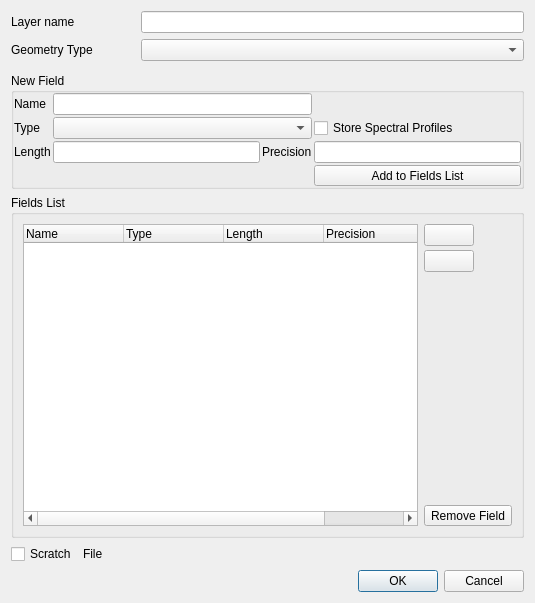
<?xml version="1.0" encoding="UTF-8"?>
<ui version="4.0">
 <class>Dialog</class>
 <widget class="QDialog" name="Dialog">
  <property name="geometry">
   <rect>
    <x>0</x>
    <y>0</y>
    <width>535</width>
    <height>603</height>
   </rect>
  </property>
  <property name="windowTitle">
   <string>Create Spectral Library</string>
  </property>
  <layout class="QGridLayout" name="gridLayout">
   <item row="0" column="1" colspan="3">
    <widget class="QLineEdit" name="lineEdit"/>
   </item>
   <item row="3" column="0" colspan="4">
    <widget class="QGroupBox" name="gbNewField">
     <property name="sizePolicy">
      <sizepolicy hsizetype="Preferred" vsizetype="Preferred">
       <horstretch>0</horstretch>
       <verstretch>0</verstretch>
      </sizepolicy>
     </property>
     <property name="title">
      <string>New Field</string>
     </property>
     <layout class="QGridLayout" name="gridLayout_2">
      <property name="leftMargin">
       <number>0</number>
      </property>
      <property name="topMargin">
       <number>0</number>
      </property>
      <property name="rightMargin">
       <number>0</number>
      </property>
      <property name="bottomMargin">
       <number>0</number>
      </property>
      <property name="spacing">
       <number>2</number>
      </property>
      <item row="0" column="0">
       <widget class="QLabel" name="label_4">
        <property name="text">
         <string>Name</string>
        </property>
       </widget>
      </item>
      <item row="0" column="2" colspan="2">
       <widget class="QLineEdit" name="lineEdit_2"/>
      </item>
      <item row="2" column="2">
       <widget class="QLineEdit" name="lineEdit_4"/>
      </item>
      <item row="1" column="0">
       <widget class="QLabel" name="label_5">
        <property name="text">
         <string>Type</string>
        </property>
       </widget>
      </item>
      <item row="2" column="4">
       <widget class="QLineEdit" name="lineEdit_5"/>
      </item>
      <item row="2" column="0" colspan="2">
       <widget class="QLabel" name="label_6">
        <property name="text">
         <string>Length</string>
        </property>
       </widget>
      </item>
      <item row="2" column="3">
       <widget class="QLabel" name="label_7">
        <property name="text">
         <string>Precision</string>
        </property>
       </widget>
      </item>
      <item row="3" column="4">
       <widget class="QToolButton" name="mAddAttributeButton">
        <property name="sizePolicy">
         <sizepolicy hsizetype="Preferred" vsizetype="Fixed">
          <horstretch>0</horstretch>
          <verstretch>0</verstretch>
         </sizepolicy>
        </property>
        <property name="toolTip">
         <string>Add field to list</string>
        </property>
        <property name="layoutDirection">
         <enum>Qt::LeftToRight</enum>
        </property>
        <property name="text">
         <string>Add to Fields List</string>
        </property>
        <property name="icon">
         <iconset resource="../../../../QGIS/images/images.qrc">
          <normaloff>:/images/themes/default/mActionNewAttribute.svg</normaloff>:/images/themes/default/mActionNewAttribute.svg</iconset>
        </property>
        <property name="toolButtonStyle">
         <enum>Qt::ToolButtonIconOnly</enum>
        </property>
       </widget>
      </item>
      <item row="1" column="2" colspan="2">
       <widget class="QComboBox" name="mTypeBox"/>
      </item>
      <item row="1" column="4">
       <widget class="QCheckBox" name="checkBox">
        <property name="text">
         <string>Store Spectral Profiles</string>
        </property>
       </widget>
      </item>
     </layout>
    </widget>
   </item>
   <item row="0" column="0">
    <widget class="QLabel" name="label_2">
     <property name="text">
      <string>Layer name</string>
     </property>
    </widget>
   </item>
   <item row="7" column="0" colspan="4">
    <layout class="QHBoxLayout" name="horizontalLayout_2">
     <property name="topMargin">
      <number>0</number>
     </property>
     <item>
      <widget class="QCheckBox" name="checkBox_2">
       <property name="text">
        <string>Scratch</string>
       </property>
      </widget>
     </item>
     <item>
      <widget class="QLabel" name="label">
       <property name="text">
        <string>File</string>
       </property>
      </widget>
     </item>
     <item>
      <widget class="QgsFileWidget" name="mQgsFileWidget">
       <property name="sizePolicy">
        <sizepolicy hsizetype="Preferred" vsizetype="Preferred">
         <horstretch>1</horstretch>
         <verstretch>0</verstretch>
        </sizepolicy>
       </property>
       <property name="dialogTitle">
        <string>Create Spectral Library</string>
       </property>
       <property name="storageMode">
        <enum>QgsFileWidget::SaveFile</enum>
       </property>
      </widget>
     </item>
    </layout>
   </item>
   <item row="8" column="0" colspan="4">
    <widget class="QDialogButtonBox" name="buttonBox">
     <property name="orientation">
      <enum>Qt::Horizontal</enum>
     </property>
     <property name="standardButtons">
      <set>QDialogButtonBox::Cancel|QDialogButtonBox::Ok</set>
     </property>
    </widget>
   </item>
   <item row="2" column="1" colspan="3">
    <widget class="QgsProjectionSelectionWidget" name="mQgsProjectionSelectionWidget"/>
   </item>
   <item row="4" column="0" colspan="4">
    <widget class="QGroupBox" name="gbFieldsList">
     <property name="sizePolicy">
      <sizepolicy hsizetype="Preferred" vsizetype="Preferred">
       <horstretch>0</horstretch>
       <verstretch>1</verstretch>
      </sizepolicy>
     </property>
     <property name="title">
      <string>Fields List</string>
     </property>
     <layout class="QHBoxLayout" name="horizontalLayout">
      <item>
       <widget class="QTreeWidget" name="mFieldView">
        <property name="sizePolicy">
         <sizepolicy hsizetype="Expanding" vsizetype="Expanding">
          <horstretch>0</horstretch>
          <verstretch>0</verstretch>
         </sizepolicy>
        </property>
        <property name="dragDropMode">
         <enum>QAbstractItemView::NoDragDrop</enum>
        </property>
        <property name="alternatingRowColors">
         <bool>true</bool>
        </property>
        <property name="rootIsDecorated">
         <bool>false</bool>
        </property>
        <property name="columnCount">
         <number>5</number>
        </property>
        <column>
         <property name="text">
          <string>Name</string>
         </property>
        </column>
        <column>
         <property name="text">
          <string>Type</string>
         </property>
        </column>
        <column>
         <property name="text">
          <string>Length</string>
         </property>
        </column>
        <column>
         <property name="text">
          <string>Precision</string>
         </property>
        </column>
        <column>
         <property name="text">
          <string>Profiles</string>
         </property>
        </column>
       </widget>
      </item>
      <item>
       <layout class="QVBoxLayout" name="layourFieldEditing" stretch="0,0,1,0">
        <property name="spacing">
         <number>4</number>
        </property>
        <item>
         <widget class="QPushButton" name="btnUp">
          <property name="maximumSize">
           <size>
            <width>50</width>
            <height>16777215</height>
           </size>
          </property>
          <property name="toolTip">
           <string>Move up</string>
          </property>
          <property name="icon">
           <iconset resource="../../../../QGIS/images/images.qrc">
            <normaloff>:/images/themes/default/mActionArrowUp.svg</normaloff>:/images/themes/default/mActionArrowUp.svg</iconset>
          </property>
         </widget>
        </item>
        <item>
         <widget class="QPushButton" name="btnDown">
          <property name="maximumSize">
           <size>
            <width>50</width>
            <height>16777215</height>
           </size>
          </property>
          <property name="toolTip">
           <string>Move down</string>
          </property>
          <property name="icon">
           <iconset resource="../../../../QGIS/images/images.qrc">
            <normaloff>:/images/themes/default/mActionArrowDown.svg</normaloff>:/images/themes/default/mActionArrowDown.svg</iconset>
          </property>
         </widget>
        </item>
        <item>
         <spacer name="verticalSpacer_2">
          <property name="orientation">
           <enum>Qt::Vertical</enum>
          </property>
          <property name="sizeHint" stdset="0">
           <size>
            <width>0</width>
            <height>0</height>
           </size>
          </property>
         </spacer>
        </item>
        <item>
         <widget class="QToolButton" name="btnRemoveFields">
          <property name="sizePolicy">
           <sizepolicy hsizetype="Preferred" vsizetype="Fixed">
            <horstretch>0</horstretch>
            <verstretch>0</verstretch>
           </sizepolicy>
          </property>
          <property name="toolTip">
           <string>Delete selected field</string>
          </property>
          <property name="text">
           <string>Remove Field</string>
          </property>
          <property name="icon">
           <iconset resource="../../../../QGIS/images/images.qrc">
            <normaloff>:/images/themes/default/mActionDeleteAttribute.svg</normaloff>:/images/themes/default/mActionDeleteAttribute.svg</iconset>
          </property>
          <property name="toolButtonStyle">
           <enum>Qt::ToolButtonIconOnly</enum>
          </property>
         </widget>
        </item>
       </layout>
      </item>
     </layout>
    </widget>
   </item>
   <item row="1" column="0">
    <widget class="QLabel" name="label_3">
     <property name="text">
      <string>Geometry Type</string>
     </property>
    </widget>
   </item>
   <item row="1" column="1" colspan="3">
    <widget class="QComboBox" name="cbGeometry"/>
   </item>
  </layout>
 </widget>
 <customwidgets>
  <customwidget>
   <class>QgsFileWidget</class>
   <extends>QWidget</extends>
   <header>qgsfilewidget.h</header>
  </customwidget>
  <customwidget>
   <class>QgsProjectionSelectionWidget</class>
   <extends>QWidget</extends>
   <header>qgsprojectionselectionwidget.h</header>
   <container>1</container>
  </customwidget>
 </customwidgets>
 <resources>
  <include location="../../../../QGIS/images/images.qrc"/>
 </resources>
 <connections>
  <connection>
   <sender>buttonBox</sender>
   <signal>accepted()</signal>
   <receiver>Dialog</receiver>
   <slot>accept()</slot>
   <hints>
    <hint type="sourcelabel">
     <x>248</x>
     <y>254</y>
    </hint>
    <hint type="destinationlabel">
     <x>157</x>
     <y>274</y>
    </hint>
   </hints>
  </connection>
  <connection>
   <sender>buttonBox</sender>
   <signal>rejected()</signal>
   <receiver>Dialog</receiver>
   <slot>reject()</slot>
   <hints>
    <hint type="sourcelabel">
     <x>316</x>
     <y>260</y>
    </hint>
    <hint type="destinationlabel">
     <x>286</x>
     <y>274</y>
    </hint>
   </hints>
  </connection>
 </connections>
</ui>
